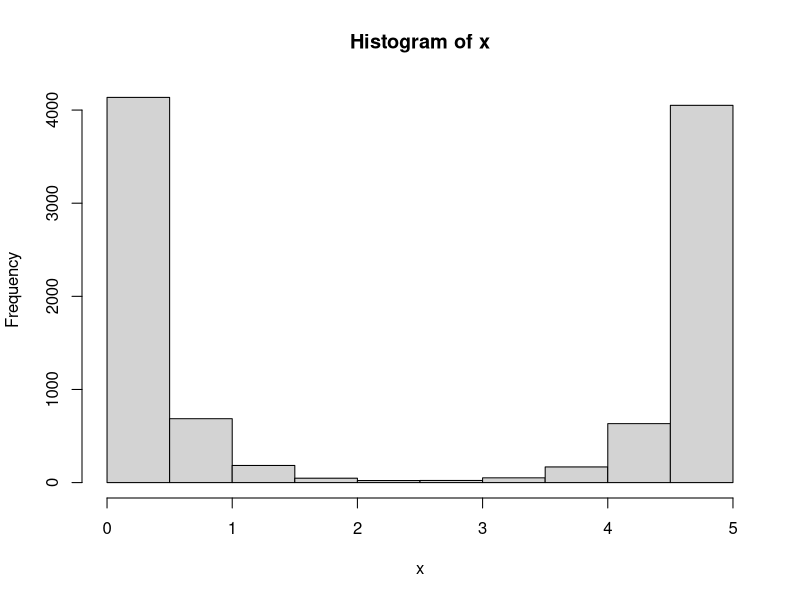
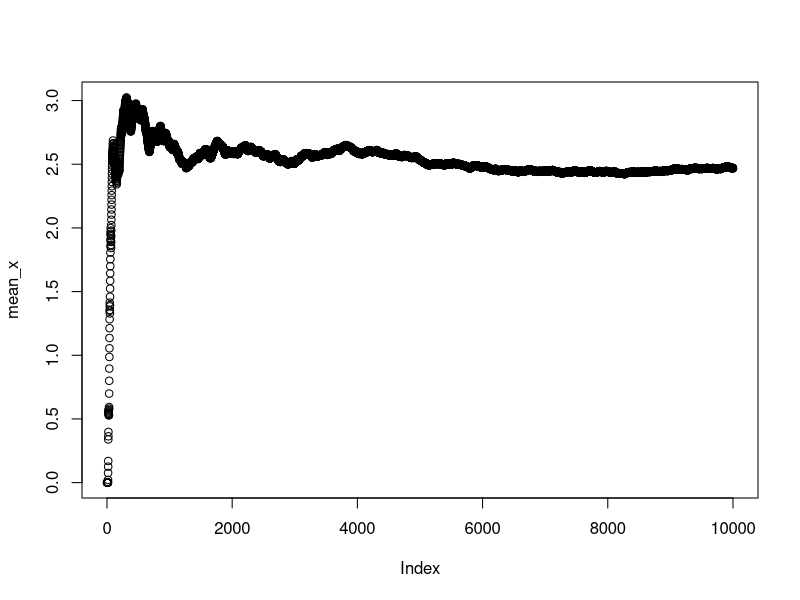
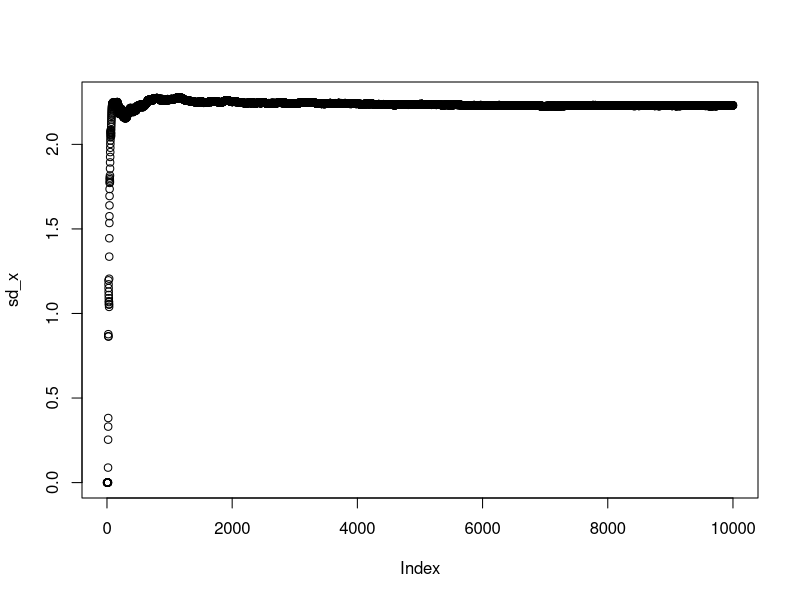

These charts were generated, in order, by the following R code:
x_0 <- 0 # initial value
x <- c(x_0) # vector x
a <- 0.02 # limit of a for uniform dist
mean_x <- c() # mean of x to plot convergence
sd_x <- c() # sd of x to plot convergence

# f(y)q(x|y) / f(x)q(y|x)
f_q <- function(y,x) {
    top <- exp(((-(y-1))^2)/2) + exp(((-(y-4))^2)/2)
    bottom <- exp(((-(x-1))^2)/2) + exp(((-(x-4))^2)/2)
    return(top/bottom)
}

for (i in 1:1e4) {
    prev_x <- x[i] # previous value
    yn <- runif(1, min=0, max=5) # yn
    rho <- min(f_q(yn,prev_x),1) # rho function
    u <- runif(1) # random number between 0 and 1

    # return x_n, next value
    if (u < rho) {
        x[i+1] <- yn
    } else {
        x[i+1] <- prev_x
    }
    
    # adding elements to plot convergence
    mean_x[i] <- mean(x)
    sd_x[i] <- sd(x)
}

hist(x)
plot(mean_x)
plot(sd_x)

